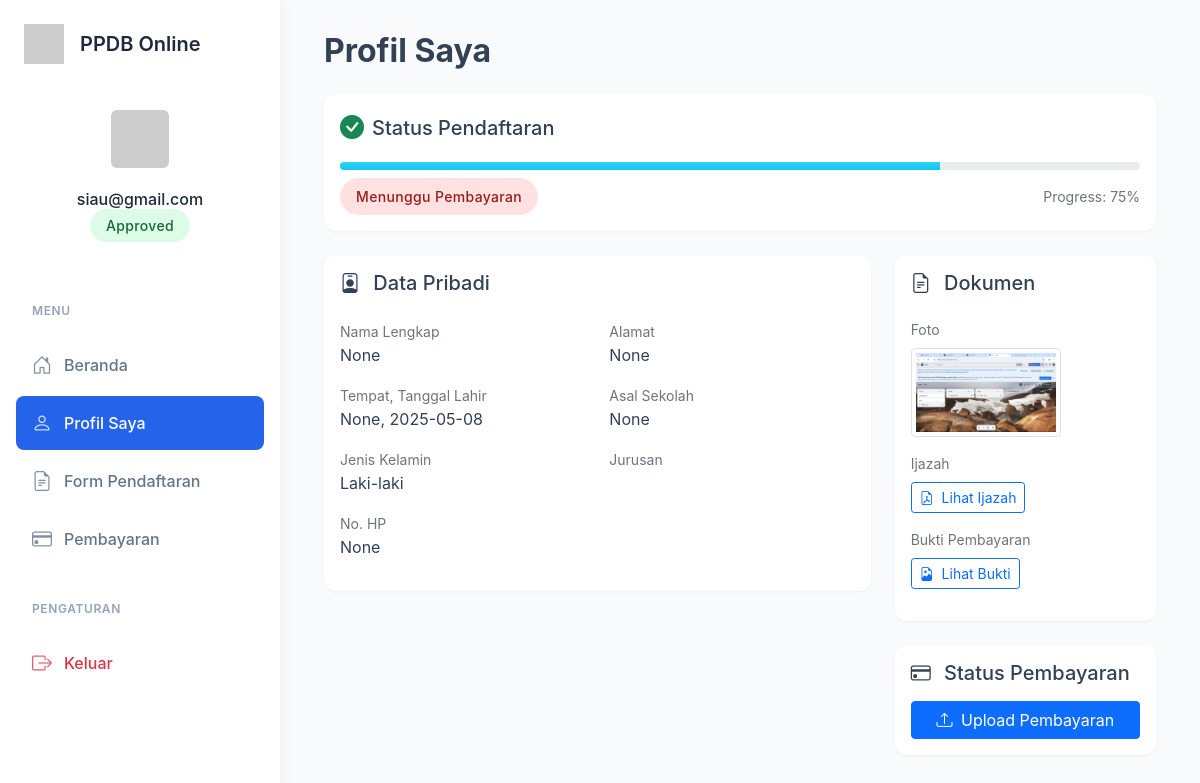
The app's page /profile (signed in), older data.
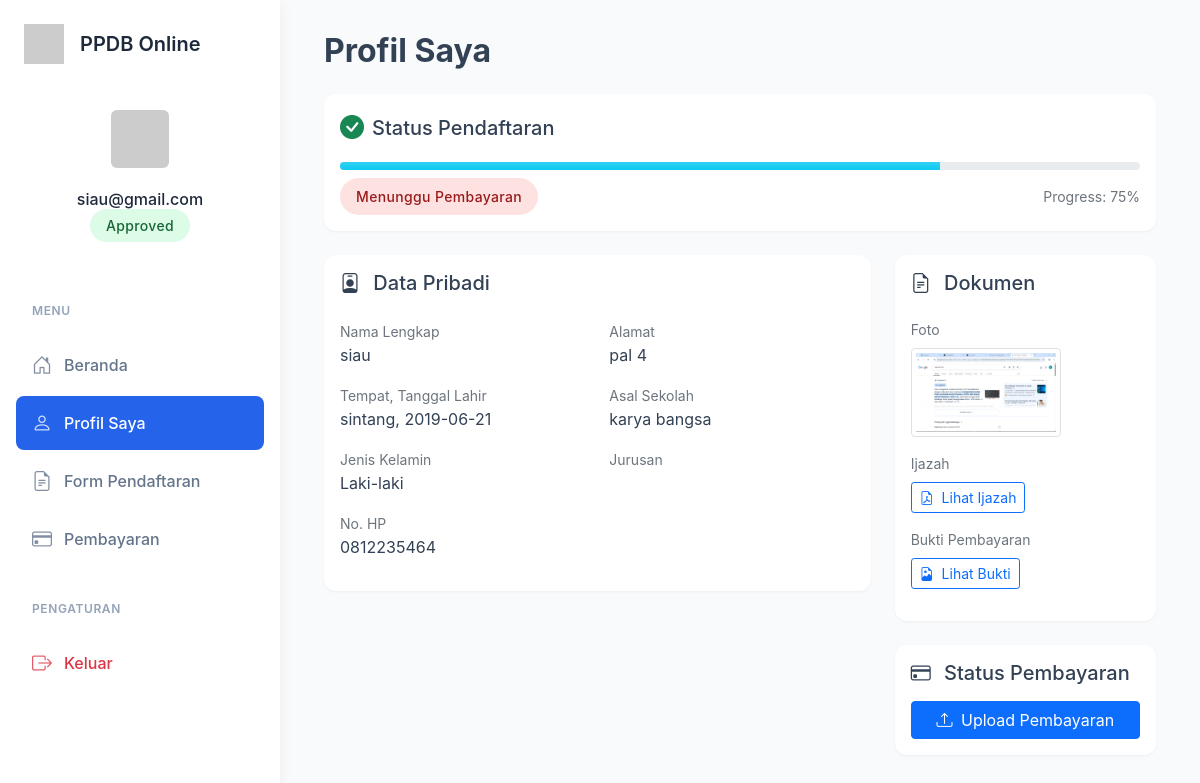
The same page, newer data.
### app copy.py (models this page shows, shortened)
class User(db.Model):
    __tablename__ = 'users'  # Explicitly define table name
    id = db.Column(db.Integer, primary_key=True)
    username = db.Column(db.String(100), unique=True, nullable=False)
    password = db.Column(db.String(200), nullable=False)
    is_admin = db.Column(db.Boolean, default=False)
    is_verified = db.Column(db.Boolean, default=False)  # Add this attribute
    formulir = db.relationship('Formulir', back_populates='user')  # Add this relationship

class Formulir(db.Model):
    id = db.Column(db.Integer, primary_key=True)
    user_id = db.Column(db.Integer, db.ForeignKey('users.id'), nullable=False)  # Correct table name
    user = db.relationship('User', back_populates='formulir')
    nama_lengkap = db.Column(db.String(100))
    tempat_lahir = db.Column(db.String(100))
    tanggal_lahir = db.Column(db.String(100))
    jenis_kelamin = db.Column(db.String(20))
    alamat = db.Column(db.String(200))
    asal_sekolah = db.Column(db.String(200))
    no_hp = db.Column(db.String(20))
    foto_path = db.Column(db.String(200))
    ijazah_path = db.Column(db.String(200))
    pembayaran_path = db.Column(db.String(200))
    verifikasi_status = db.Column(db.String(20), default='belum')

### app copy.py (the view)
    def wrapper(*args, **kwargs):
        if 'user_id' not in session:
            flash('Anda perlu masuk terlebih dahulu.')
            return redirect(url_for('login'))
        return f(*args, **kwargs)

### templates/profile.html (shortened to what this page needs)
{% extends "base.html" %}
{% block content %}
<div class="row">
    <div class="col-12 mb-4">
        <h2 class="fw-bold mb-4">Profil Saya</h2>
        {% if formulir %}
        <div class="card mb-4">
            <div class="card-body">
                <div class="d-flex align-items-center mb-3">
                    <i class="bi bi-check-circle-fill fs-4 me-2 {% if formulir.verifikasi_status == 'approved' %}text-success{% elif formulir.verifikasi_status == 'pending' %}text-warning{% else %}text-danger{% endif %}"></i>
                    <h5 class="mb-0">Status Pendaftaran</h5>
                </div>
                {% set progress = 100 if formulir.verifikasi_status == 'approved' and formulir.pembayaran_status == 'approved'
                            else 75 if formulir.verifikasi_status == 'approved'
                            else 50 if formulir.verifikasi_status == 'pending'
                            else 25 if formulir.verifikasi_status == 'rejected'
                            else 0 %}
                <div class="progress rounded-pill mb-2" style="height: 15px;">
                    <div class="progress-bar bg-gradient {{ 'bg-success' if formulir.verifikasi_status == 'approved' and formulir.pembayaran_status == 'approved'
                                        else 'bg-info' if formulir.verifikasi_status == 'approved'
                                        else 'bg-warning' if formulir.verifikasi_status == 'pending'
                                        else 'bg-danger' }}"
                         role="progressbar"
                         style="width: {{ progress }}%">
                    </div>
                </div>
                <div class="d-flex justify-content-between align-items-center">
                    <span class="status-badge {{ 'status-approved' if formulir.verifikasi_status == 'approved' and formulir.pembayaran_status == 'approved'
                                    else 'status-pending' if formulir.verifikasi_status == 'pending'
                                    else 'status-rejected' }}">
                        {{ "Selesai" if formulir.verifikasi_status == 'approved' and formulir.pembayaran_status == 'approved'
                           else "Menunggu Pembayaran" if formulir.verifikasi_status == 'approved'
                           else formulir.verifikasi_status|title }}
                    </span>
                    <small class="text-muted">Progress: {{ progress }}%</small>
                </div>
            </div>
        </div>
        <div class="row">
            <div class="col-md-8">
                <div class="card mb-4">
                    <div class="card-body">
                        <h5 class="card-title mb-4">
                            <i class="bi bi-person-badge me-2"></i>
                            Data Pribadi
                        </h5>
                        <div class="row g-4">
                            <div class="col-md-6">
                                <div class="mb-3">
                                    <label class="text-muted small">Nama Lengkap</label>
                                    <p class="mb-0 fw-medium">{{ formulir.nama_lengkap }}</p>
                                </div>
                                <div class="mb-3">
                                    <label class="text-muted small">Tempat, Tanggal Lahir</label>
                                    <p class="mb-0 fw-medium">{{ formulir.tempat_lahir }}, {{ formulir.tanggal_lahir }}</p>
                                </div>
                                <div class="mb-3">
                                    <label class="text-muted small">Jenis Kelamin</label>
                                    <p class="mb-0 fw-medium">{{ formulir.jenis_kelamin }}</p>
                                </div>
                                <div class="mb-3">
                                    <label class="text-muted small">No. HP</label>
                                    <p class="mb-0 fw-medium">{{ formulir.no_hp }}</p>
                                </div>
                            </div>
                            <div class="col-md-6">
                                <div class="mb-3">
                                    <label class="text-muted small">Alamat</label>
                                    <p class="mb-0 fw-medium">{{ formulir.alamat }}</p>
                                </div>
                                <div class="mb-3">
                                    <label class="text-muted small">Asal Sekolah</label>
                                    <p class="mb-0 fw-medium">{{ formulir.asal_sekolah }}</p>
                                </div>
                                <div class="mb-3">
                                    <label class="text-muted small">Jurusan</label>
                                </div>
                            </div>
                        </div>
                    </div>
                </div>
            </div>
            <div class="col-md-4">
                <div class="card mb-4">
                    <div class="card-body">
                        <h5 class="card-title mb-4">
                            <i class="bi bi-file-earmark-text me-2"></i>
                            Dokumen
                        </h5>
                        {% if formulir.foto_path %}
                        <div class="mb-3">
                            <label class="text-muted small d-block mb-2">Foto</label>
                            <img src="{{ url_for('static', filename=formulir.foto_path) }}"
                                 class="img-thumbnail" style="max-width: 150px" alt="Foto profil">
                        </div>
                        {% endif %}
                        {% if formulir.ijazah_path %}
                        <div class="mb-3">
                            <label class="text-muted small d-block mb-2">Ijazah</label>
                            <a href="{{ url_for('static', filename=formulir.ijazah_path) }}"
                               class="btn btn-sm btn-outline-primary" target="_blank">
                               <i class="bi bi-file-earmark-pdf me-1"></i>
                               Lihat Ijazah
                            </a>
                        </div>
                        {% endif %}
                        {% if formulir.pembayaran_path %}
                        <div class="mb-3">
                            <label class="text-muted small d-block mb-2">Bukti Pembayaran</label>
                            <a href="{{ url_for('static', filename=formulir.pembayaran_path) }}"
                               class="btn btn-sm btn-outline-primary" target="_blank">
                               <i class="bi bi-file-earmark-image me-1"></i>
                               Lihat Bukti
                            </a>
                        </div>
                        {% endif %}
                    </div>
                </div>
                {% if formulir.verifikasi_status == 'approved' %}
                <div class="card">
                    <div class="card-body">
                        <h5 class="card-title mb-3">
                            <i class="bi bi-credit-card me-2"></i>
                            Status Pembayaran
                        </h5>
                        {% if formulir.pembayaran_status == 'approved' %}
                            <div class="status-badge status-approved w-100 text-center">Pembayaran Diterima</div>
                        {% elif formulir.pembayaran_status == 'pending' %}
                            <div class="status-badge status-pending w-100 text-center">Menunggu Verifikasi</div>
                        {% elif formulir.pembayaran_status == 'rejected' %}
                            <div class="status-badge status-rejected w-100 text-center mb-3">Pembayaran Ditolak</div>
                            <a href="{{ url_for('pembayaran') }}" class="btn btn-primary w-100">
                                <i class="bi bi-upload me-1"></i>
                                Upload Ulang Pembayaran
                            </a>
                        {% else %}
                            <a href="{{ url_for('pembayaran') }}" class="btn btn-primary w-100">
                                <i class="bi bi-upload me-1"></i>
                                Upload Pembayaran
                            </a>
                        {% endif %}
                    </div>
                </div>
                {% endif %}
            </div>
        </div>
        {% endif %}
    </div>
</div>
{% endblock %}

### templates/base.html (shortened to what this page needs)
<!DOCTYPE html>
<html>
<head>
  <link href="https://cdn.jsdelivr.net/npm/bootstrap@5.1.3/dist/css/bootstrap.min.css" rel="stylesheet">
  <link rel="stylesheet" href="https://cdn.jsdelivr.net/npm/bootstrap-icons@1.8.1/font/bootstrap-icons.css">
</head>
<body>
  <div class="wrapper">
    <nav class="sidebar">
      <div class="sidebar-header">
        <div class="sidebar-brand">
          <img src="https://ui-avatars.com/api/?name=PPDB&background=2563eb&color=fff" alt="Logo">
          <h4>PPDB Online</h4>
        </div>
        {% if session.user_id %}
        <div class="sidebar-user">
          {% set user = get_current_user() %}
          <img src="https://ui-avatars.com/api/?name={{ user.username }}&background=random" alt="Profile">
          <h6 class="mt-3 mb-1">{{ user.username }}</h6>
          {% set formulir = get_user_formulir() %}
          {% if formulir %}
          <span class="status-badge
                    {% if formulir.verifikasi_status == 'approved' %}status-approved
                    {% elif formulir.verifikasi_status == 'pending' %}status-pending
                    {% else %}status-rejected{% endif %}">
            {{ formulir.verifikasi_status|title }}
          </span>
          {% endif %}
        </div>
        {% endif %}
      </div>
      <div class="sidebar-menu">
        <div class="nav-section">
          <div class="nav-section-title">Menu</div>
          <div class="nav flex-column">
            {% if not session.user_id %}
            <a href="{{ url_for('index') }}" class="nav-link {{ 'active' if request.endpoint == 'index' }}">
              <i class="bi bi-house-door"></i>
              <span>Beranda</span>
            </a>
            <a href="{{ url_for('login') }}" class="nav-link {{ 'active' if request.endpoint == 'login' }}">
              <i class="bi bi-box-arrow-in-right"></i>
              <span>Login</span>
            </a>
            <a href="{{ url_for('register') }}" class="nav-link {{ 'active' if request.endpoint == 'register' }}">
              <i class="bi bi-person-plus"></i>
              <span>Daftar</span>
            </a>
            {% else %}
            <a href="{{ url_for('index') }}" class="nav-link {{ 'active' if request.endpoint == 'index' }}">
              <i class="bi bi-house-door"></i>
              <span>Beranda</span>
            </a>
            <a href="{{ url_for('profile') }}" class="nav-link {{ 'active' if request.endpoint == 'profile' }}">
              <i class="bi bi-person"></i>
              <span>Profil Saya</span>
            </a>
            <a href="{{ url_for('verifikasi') }}" class="nav-link {{ 'active' if request.endpoint == 'verifikasi' }}">
              <i class="bi bi-file-earmark-text"></i>
              <span>Form Pendaftaran</span>
            </a>
            {% set formulir = get_user_formulir() %}
            {% if formulir and formulir.verifikasi_status == 'approved' %}
            <a href="{{ url_for('pembayaran') }}" class="nav-link {{ 'active' if request.endpoint == 'pembayaran' }}">
              <i class="bi bi-credit-card"></i>
              <span>Pembayaran</span>
            </a>
            {% endif %}
            <div class="nav-section-title mt-4">Pengaturan</div>
            <a href="{{ url_for('logout') }}" class="nav-link text-danger">
              <i class="bi bi-box-arrow-right"></i>
              <span>Keluar</span>
            </a>
            {% endif %}
          </div>
        </div>
      </div>
    </nav>
    <div class="content">
      <div class="container-fluid">
        {% block content %}{% endblock %}
      </div>
    </div>
  </div>
</body>
</html>

Row changes from the older to the newer data that the page shows:
changed Formulir "Laki-laki": nama_lengkap "None" → "siau"; tempat_lahir "None" → "sintang"; tanggal_lahir "2025-05-08" → "2019-06-21"; no_hp "None" → "0812235464"; alamat "None" → "pal 4"; asal_sekolah "None" → "karya bangsa"; foto_path: a different picture
